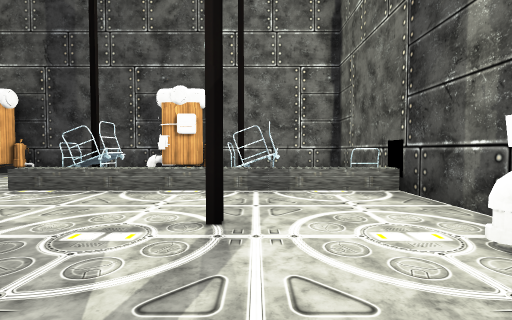
[1] (above)

12 first-person views from a walk through a scene from a Unity 3-D project. The camera is 1.4 m above the floor, tilts 2° down and sees 85° across. The floor is counted in squares, 2 m on a side. Each view is taken from the middle of a square. On the plan, view 1 faces up. The plan holds only what a view shows up to about 9 squares ahead; the rest is blank. Some animated figures are not drawn. Some surface patterns are stand-ins.

[2]
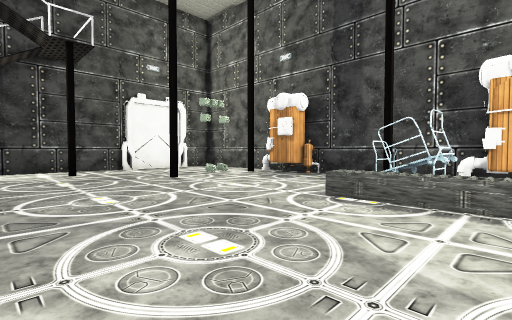

[3]
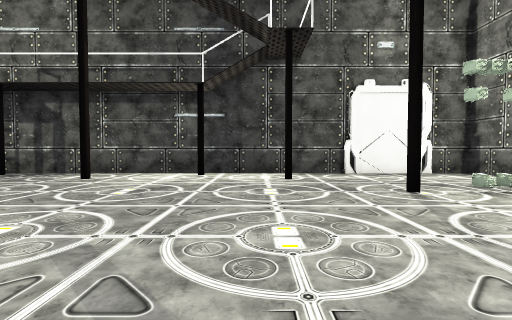

[4]
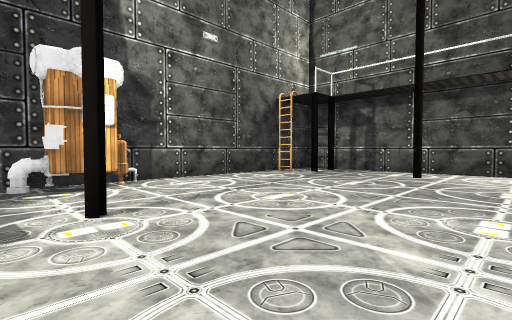

[5]
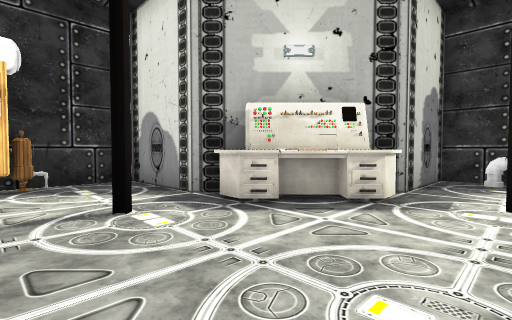

[6]
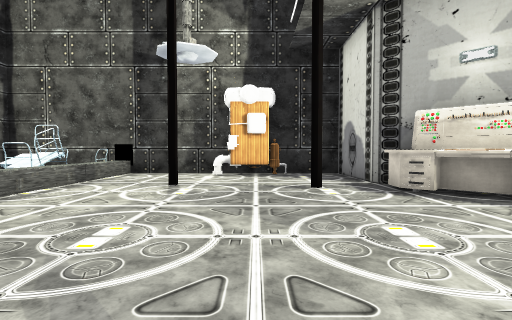

[7]
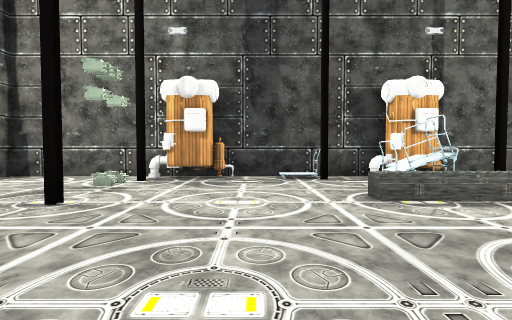

[8]
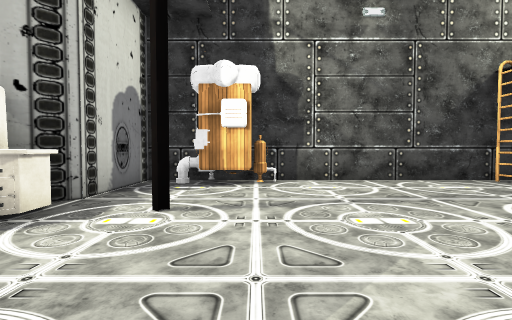

[9]
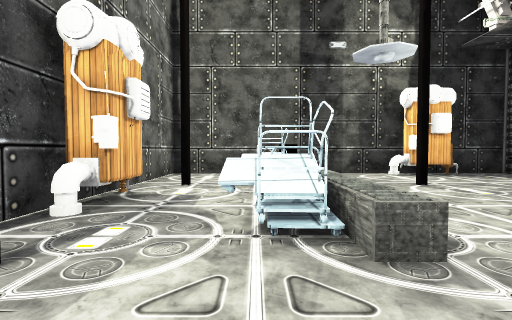

[10]
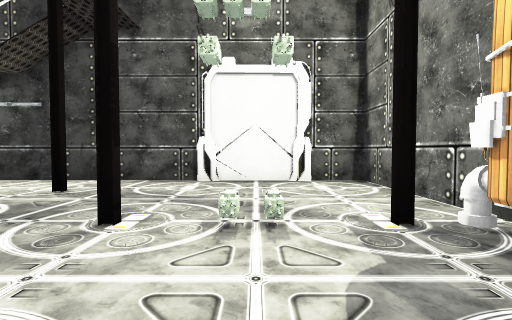

[11]
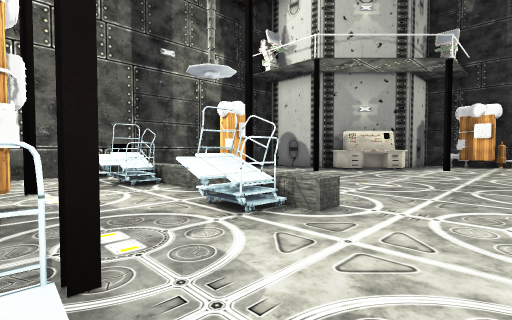

[12]
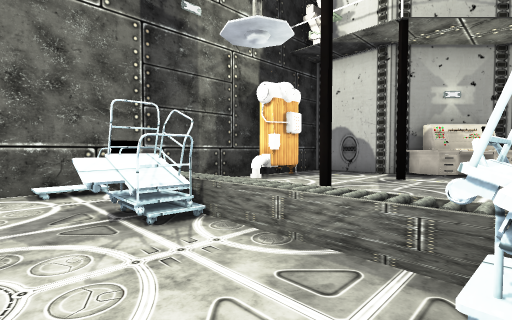

### Floor plan
Key: @ floor where view 1 was taken; # wall or solid block; . floor; / step, stairs or slope; = window, fence, low wall or low ledge; S shelf; T truck; L ladder; O other object.
Columns run from 13 left of view 1 to 3 right of it. Each row starts with its distance up from view 1.
  9 #####=####==#####
  8 #....SS./TSS....
  7 #...............#
  6 #...O....TT.TT.O#
  5 #........#T=OT=T#
  4 #.........O.....#
  3 #.#..........#..#
  2 #..............S#
  1 #..............S#
  0 #...........#@..#
 -1 #...............#
 -2 #.#........OO####
 -3 #........#.OO
 -4 #..........O
 -5 ###........#
 -6   #L....SS.#
 -7   ##########

Where each view was taken, in squares from view 1:
view 1: 0 up, 0 right, facing up
view 2: 1 up, 2 left, facing up-left
view 3: 2 up, 4 left, facing left
view 4: 0 up, 3 left, facing down-left
view 5: 1 up, 4 left, facing down-right
view 6: 1 up, 6 left, facing right
view 7: 1 up, 6 left, facing up
view 8: 0 up, 5 left, facing down
view 9: 6 up, 6 left, facing right
view 10: 6 up, 6 left, facing left
view 11: 8 up, 6 left, facing down-right
view 12: 7 up, 3 left, facing down-right
